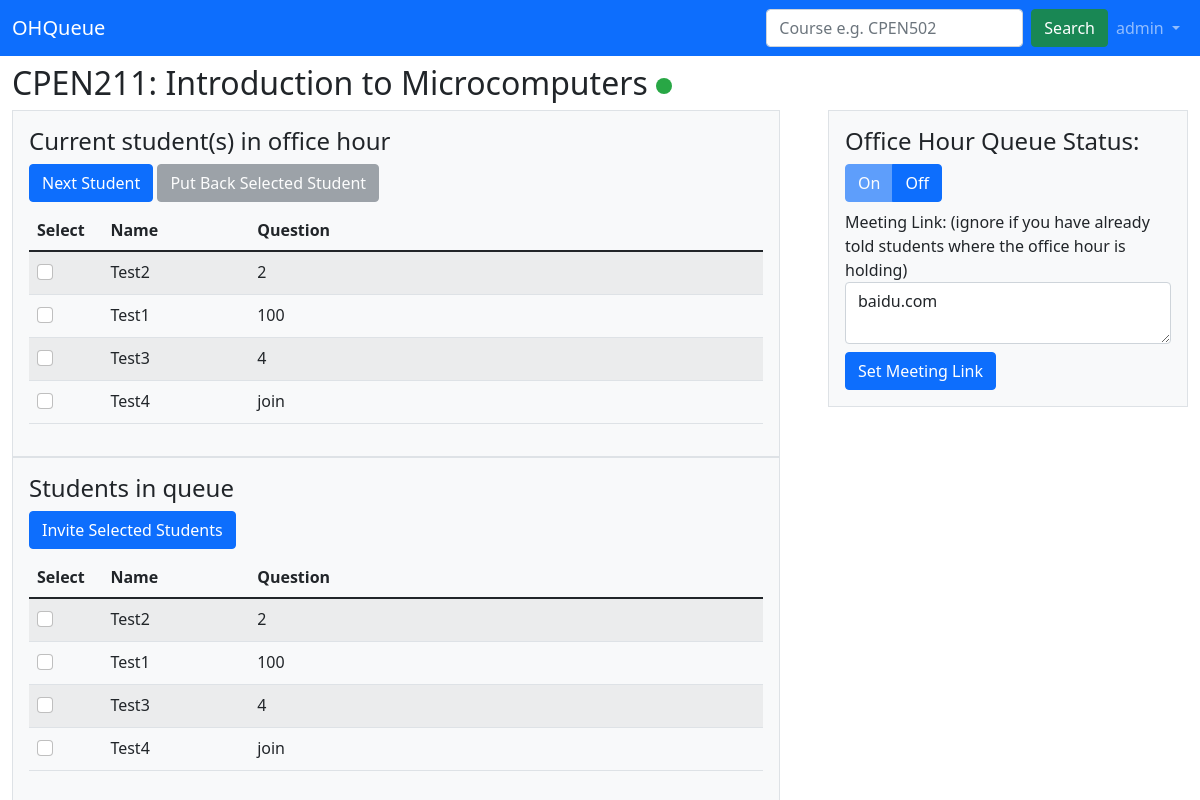
The app's page /course/1 (signed in) with its own data.
### ohq/models.py (models this page shows, shortened)
class Course(models.Model):
    code = models.CharField(max_length=10)
    subject = models.CharField(null=False,
        max_length=5,
        choices=SUBJECT_CODE,
        default=CPEN)
    number = models.IntegerField(default=0)
    session = models.CharField(max_length=5, default="")
    semester = models.CharField(null=False,
        max_length=2,
        choices=SEMESTER,
        default=W1)
    course_name = models.CharField(max_length=100, default="")
    status = models.BooleanField(default=False)
    meeting_link = models.URLField(default="")
    teaching_instructor = models.ManyToManyField("Instructor")

class Queue(models.Model):
    course = models.ForeignKey(Course, on_delete=models.CASCADE)
    student = models.ForeignKey(Student, on_delete=models.CASCADE)
    instructor = models.ManyToManyField(Instructor)
    question = models.CharField(max_length=500, default="")
    joined_time = models.DateTimeField(auto_now_add=True)

### ohq/views.py (the view, shortened to what this page needs)
# urls.py: path("course/<int:pk>", views.CourseQueueView.as_view(), name="course_queue"),
class CourseQueueView(generic.DetailView):
    model = Course
    template_name = "ohq/course_queue.html"
    def get_context_data(self, **kwargs):
        def get_queue(course):
            result = []
            query_set = Queue.objects.filter(course=course).order_by("joined_time").all()
            for q in query_set:
                temp = {}
                temp["first_name"] = q.student.user.first_name
                temp["question"] = q.question
                result.append(temp)
            return result
        context = super().get_context_data(**kwargs)
        course = get_object_or_404(Course, pk=self.kwargs["pk"])
        is_instructor = check_is_instructor(self.request.user, course)
        if is_instructor:
            context["is_instructor"] = is_instructor
            context["queue"] = get_queue(course)
        return context

### ohq/views.py (called while the page is built)
def check_is_instructor(user, course):
    is_instructor = False
    if user.id is not None:
        results = Instructor.objects.filter(user=user, teaching_course=course).count()
        if results > 0:
            is_instructor = True
    return is_instructor

### ohq/templates/ohq/course_queue.html (shortened to what this page needs)
<!DOCTYPE html>
<html lang="en">
  <head>
    {% load static %}
    <link
      href="https://cdn.jsdelivr.net/npm/bootstrap@5.1.3/dist/css/bootstrap.min.css"
      rel="stylesheet"
>
  </head>
  <body>
    <nav class="navbar navbar-expand-lg navbar-dark bg-primary">
      <div class="container-fluid">
        <a class="navbar-brand" href="/">OHQueue</a>
        <div class="collapse navbar-collapse justify-content-end"
          id="navbarSupportedContent">
          <form class="d-flex" action="{% url 'ohq:search' %}" method="post">
            <input class="form-control me-2" type="search" placeholder="Course e.g. CPEN502" aria-label="Search">
            <button class="btn btn-success" type="submit">Search</button>
          </form>
          {% if user.is_authenticated %}
          <ul class="navbar-nav mb-2 mb-lg-0">
            <li class="nav-item dropdown">
              <a class="nav-link dropdown-toggle" href="#" id="navbarDropdown"
                role="button" data-bs-toggle="dropdown" aria-expanded="false">
                {{ user.username }}
              </a>
            </li>
          </ul>
          {% endif %}
        </div>
      </div>
    </nav>
      <div class="container-fluid mt-2">
        <h2>
          {{ course.code }}: {{ course.course_name }}
          {% if course.status %}
          <svg xmlns="http://www.w3.org/2000/svg" width="16" height="16"
            fill="currentColor"
            class="bi bi-circle-fill" viewBox="0 0 16 16" style="fill:#28a745">
            <circle cx="8" cy="8" r="8"></circle>
          </svg>
          {% else %}
          <svg xmlns="http://www.w3.org/2000/svg" width="16" height="16"
            fill="currentColor"
            class="bi bi-circle-fill" viewBox="0 0 16 16" style="fill:#dc3545">
            <circle cx="8" cy="8" r="8"></circle>
          </svg>
          {% endif %}
        </h2>
        <div class="row gx-5">
          {% if is_instructor %}
          <div class="col-8">
            {% if course.status %}
            <div class="container p-3 border bg-light">
              <h4>Current student(s) in office hour</h4>
              <button type="button" class="btn btn-primary">Next Student</button>
              <button type="button" class="btn btn-secondary" disabled>Put Back
                Selected Student</button>
              <table class="table table-striped mt-2">
                <thead>
                  <tr>
                    <th style="width: 10%">Select</th>
                    <th style="width: 20%">Name</th>
                    <th style="width: 70%">Question</th>
                  </tr>
                </thead>
                <tbody>
                  {% for name in queue %}
                  <tr>
                    <td>
                      <div class="form-group form-check">
                        <input type="checkbox" class="form-check-input"
                          id="exampleCheck1">
                      </div>
                    </td>
                    <td>{{ name.first_name }}</td>
                    <td>{{ name.question }}</td>
                  </tr>
                  {% endfor %}
                </tbody>
              </table>
            </div>
            <div class="container p-3 border bg-light">
              <h4>Students in queue</h4>
              <button type="button" class="btn btn-primary">Invite Selected
                Students</button>
              <table class="table table-striped mt-2">
                <thead>
                  <tr>
                    <th style="width: 10%">Select</th>
                    <th style="width: 20%">Name</th>
                    <th style="width: 70%">Question</th>
                  </tr>
                </thead>
                <tbody>
                  {% for name in queue %}
                  <tr>
                    <td>
                      <div class="form-group form-check">
                        <input type="checkbox" class="form-check-input"
                          id="exampleCheck1">
                      </div>
                    </td>
                    <td>{{ name.first_name }}</td>
                    <td>{{ name.question }}</td>
                  </tr>
                  {% endfor %}
                </tbody>
              </table>
            </div>
            {% else %}
            <div class="container p-3 border bg-light">
              <h4>You are yet to start the office hour queue!</h4>
              <p>Toggle the switch on the right to start office hour.</p>
            </div>
            {% endif %}
          </div>
          <div class="col-4">
            <div class="container p-3 border bg-light">
              <h4>
                Office Hour Queue Status:
              </h4>
              {% if course.status %}
              <form action="{{ course.id }}/change_status" method="post">
                <div class="btn-group" role="group">
                  <button class="btn btn-primary" type="submit" disabled>On</button>
                  <button class="btn btn-primary" type="submit">Off</button>
                </div>
              </form>
              <div class="mt-2">
                <form action="{{ course.id }}/meeting_link" method="post">
                  <label for="meeting_link">
                  Meeting Link: (ignore if you have already told students where the office hour is holding)
                  </label>
                  {% if course.meeting_link %}
                  <textarea class="form-control" type="url" id="meeting_link"
                    name="meeting_link" rows="2">{{ course.meeting_link }}</textarea>
                  <button class="btn btn-primary mt-2" type="submit">Set Meeting
                    Link</button>
                  {% else %}
                  <textarea class="form-control" type="url" id="meeting_link"
                    name="meeting_link" rows="2" placeholder="zoom.com"></textarea>
                  <button class="btn btn-primary mt-2" type="submit">Set Meeting
                    Link</button>
                  {% endif %}
                </form>
              </div>
              {% endif %}
            </div>
          </div>
          {% endif %}
        </div>
      </div>
    </body>
  </html>

### records on screen
Course: code "CPEN211", course_name "Introduction to Microcomputers", meeting_link "baidu.com"
Queue: question "100", question "100"
Queue: question "join", question "join"

### other values on screen
{{ user.username }} "admin"
{{ name.first_name }} "Test2" "Test1" "Test3" "Test4"
{{ name.question }} "2" "4"
